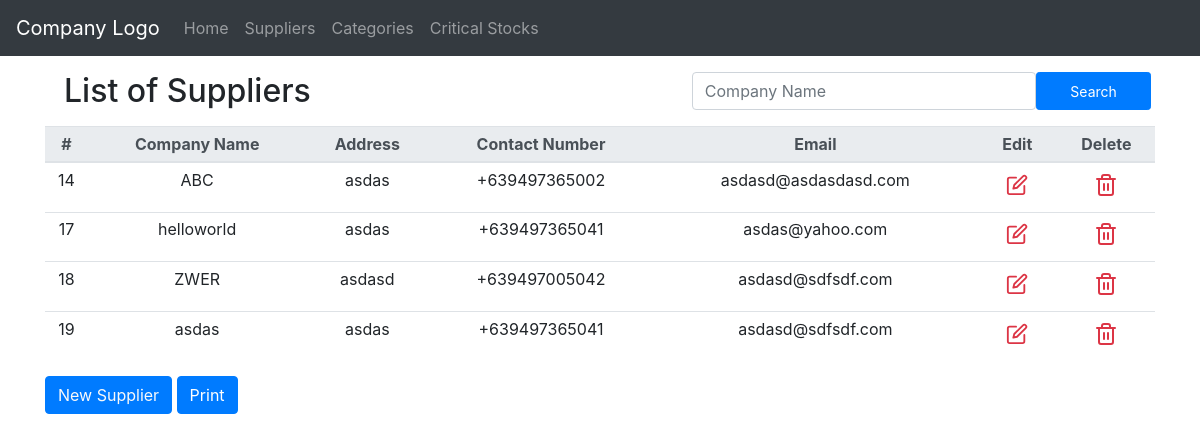
/suppliers/index.php, run on an earlier commit of the app's database.
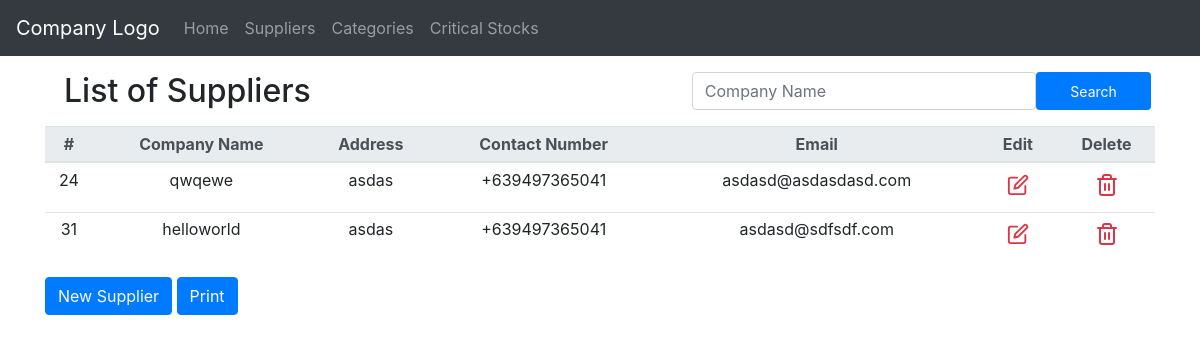
And on a later commit of the database.
### tables this page shows
CREATE TABLE `suppliers` (
  `Id` int(11) NOT NULL,
  `CompanyName` varchar(255) NOT NULL,
  `Address` varchar(255) DEFAULT NULL,
  `ContactNumber` varchar(13) DEFAULT NULL,
  `Email` varchar(255) DEFAULT NULL
);

### private/query_functions.php (called while the page is built, shortened)
<?php
  function find_all_suppliers($search = null,$options=[]) {
    global $db;
    $sql = "SELECT * FROM suppliers ";
    $sql .= "ORDER BY Id ASC";
    $result = mysqli_query($db, $sql);
    return $result;
  }
?>

### private/functions.php (called while the page is built, shortened)
<?php
function h($string="") {
  return htmlspecialchars($string);
}
?>

### public/suppliers/index.php (the view, shortened to what this page needs)
<?php
if(!isset($_POST['searchBtn']) && empty($_POST['supplierSearch'])){
    $supplier_list = find_all_suppliers();
}else{
    $supplier_list = find_all_suppliers($_POST['supplierSearch']);
}
?>
<?php include('../../private/shared/public_header.php');?>
<?php include('../../private/shared/public_navigation.php');?>
  <body>
  	<div class="container mb-3">
   <div class="row mx-1">
        <h2 class="my-3 col-sm-7 col-12 text-sm-left text-center" id="title">List of Suppliers</h2>
        <form method="post" class="col-sm-5 col-12 my-3">
            <div class="row">
            <input class="form-control col-sm-9 col-10" type="search" name="supplierSearch" placeholder="Company Name" list="companies">
            <input class="btn btn-primary btn-sm col-sm-3 col-2" type="submit" name="searchBtn" value="Search">
            </div>
        </form>
    </div>
    <table class="mx-auto table table-sm table-hover table-responsive-sm" id="printTable">
    	<thead class="thead-light">
    		<tr>
    			<th>#</th>
    			<th>Company Name</th>
	    		<th>Address</th>
	    		<th>Contact Number</th>
	    		<th>Email</th>
	    		<th class="notPrintable">Edit</th>
	    		<th class="notPrintable">Delete</th>
    		</tr>
    	</thead>
    	<tbody>
    	    <?php if (mysqli_num_rows($supplier_list)>0){
    	    	while($supplier = mysqli_fetch_assoc($supplier_list)) { ?>
    		<tr>
    			<td><?php echo h($supplier['Id']); ?></td>
    			<td><?php echo h($supplier['CompanyName']); ?></td>
    			<td><?php echo h($supplier['Address']); ?></td>
    			<td><?php echo h($supplier['ContactNumber']); ?></td>
    			<td><?php echo h($supplier['Email']); ?></td>
	    		<td class="notPrintable"><a class="btn btn-sm bg-transparent text-danger editSupplier" data-target="#editSupplierModal" data-id="<?php echo $supplier['Id']?>"><i data-feather="edit" width="22" heigth="22" ></i></a></td>
    			<td class="notPrintable"><a class="btn btn-sm bg-transparent text-danger deleteSupplier" data-target="#deleteSupplierModal"><i data-feather="trash-2"></i></a></td>
    		</tr>
    		<?php }}else{ ?>
    			<tr class="notPrintable"><td colspan="7" align="center">No Records Found</td></tr>
    		<?php }?>
    	</tbody>
    </table>
    <a class="btn btn-primary text-light" data-toggle="modal" data-target="#newSupplierModal">New Supplier</a>
    <button id="printBtn" class="btn btn-primary">Print</button>
    </div>
 </body>
</html>

What changed in the data, as far as the page shows it:
removed suppliers: Id "14", CompanyName "ABC", Address "asdas", ContactNumber "+639497365002", Email "asdasd@asdasdasd.com"
removed suppliers: Id "17", CompanyName "helloworld", Address "asdas", ContactNumber "+639497365041", Email "asdas@yahoo.com"
removed suppliers: Id "18", CompanyName "ZWER", Address "asdasd", ContactNumber "+639497005042", Email "asdasd@sdfsdf.com"
removed suppliers: Id "19", CompanyName "asdas", Address "asdas", ContactNumber "+639497365041", Email "asdasd@sdfsdf.com"
added suppliers: Id "24", CompanyName "qwqewe", Address "asdas", ContactNumber "+639497365041", Email "asdasd@asdasdasd.com"
added suppliers: Id "31", CompanyName "helloworld", Address "asdas", ContactNumber "+639497365041", Email "asdasd@sdfsdf.com"
